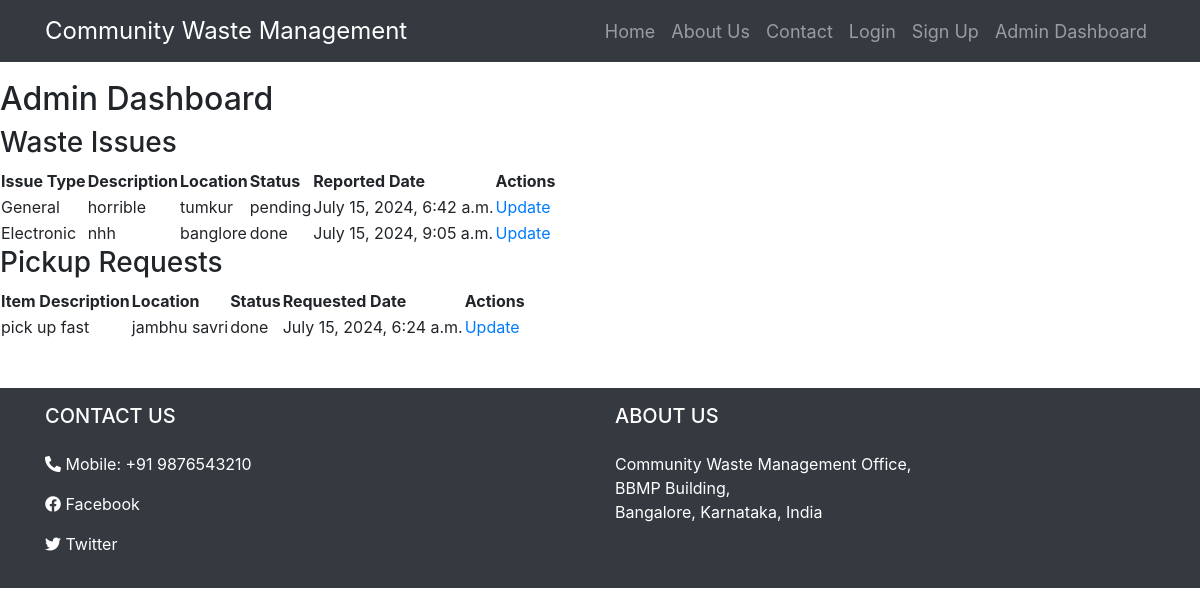
Page /admin-dashboard/ (signed in) on the committed database.
### waste/models.py (models this page shows, shortened)
class WasteIssue(models.Model):
    ISSUE_TYPES = [
        ('General', 'General'),
        ('Electronic', 'Electronic'),
        ('Hazardous', 'Hazardous'),
    ]
    issue_type = models.CharField(max_length=20, choices=ISSUE_TYPES)
    description = models.TextField()
    location = models.CharField(max_length=100)
    status = models.CharField(max_length=20, default='Pending')
    reported_date = models.DateTimeField(default=timezone.now)
    reported_by = models.ForeignKey(settings.AUTH_USER_MODEL, on_delete=models.CASCADE, related_name='issues', null=True)

class PickupRequest(models.Model):
    item_description = models.TextField()
    location = models.CharField(max_length=100)
    status = models.CharField(max_length=20, default='Pending')
    requested_date = models.DateTimeField(default=timezone.now)
    requested_by = models.ForeignKey(settings.AUTH_USER_MODEL, on_delete=models.CASCADE, related_name='pickups', null=True)

### waste/views.py (the view)
# urls.py: path('admin-dashboard/', views.admin_dashboard, name='admin_dashboard'),
@login_required
def admin_dashboard(request):
    if not request.user.is_staff:
        return redirect('login')
    issues = WasteIssue.objects.all()
    pickups = PickupRequest.objects.all()
    return render(request, 'admin/admin_dashboard.html', {'issues': issues, 'pickups': pickups})

### waste/templates/admin/admin_dashboard.html (shortened to what this page needs)
{% extends 'base.html' %}
{% block content %}
<h2>Admin Dashboard</h2>
<h3>Waste Issues</h3>
<table>
    <thead>
        <tr>
            <th>Issue Type</th>
            <th>Description</th>
            <th>Location</th>
            <th>Status</th>
            <th>Reported Date</th>
            <th>Actions</th>
        </tr>
    </thead>
    <tbody>
        {% for issue in issues %}
        <tr>
            <td>{{ issue.issue_type }}</td>
            <td>{{ issue.description }}</td>
            <td>{{ issue.location }}</td>
            <td>{{ issue.status }}</td>
            <td>{{ issue.reported_date }}</td>
            <td><a href="{% url 'admin_update_issue' issue.id %}">Update</a></td>
        </tr>
        {% empty %}
        <tr>
            <td colspan="6">No issues reported yet.</td>
        </tr>
        {% endfor %}
    </tbody>
</table>
<h3>Pickup Requests</h3>
<table>
    <thead>
        <tr>
            <th>Item Description</th>
            <th>Location</th>
            <th>Status</th>
            <th>Requested Date</th>
            <th>Actions</th>
        </tr>
    </thead>
    <tbody>
        {% for pickup in pickups %}
        <tr>
            <td>{{ pickup.item_description }}</td>
            <td>{{ pickup.location }}</td>
            <td>{{ pickup.status }}</td>
            <td>{{ pickup.requested_date }}</td>
            <td><a href="{% url 'admin_update_pickup' pickup.id %}">Update</a></td>
        </tr>
        {% empty %}
        <tr>
            <td colspan="5">No pickup requests yet.</td>
        </tr>
        {% endfor %}
    </tbody>
</table>
{% endblock %}

### waste/templates/base.html (shortened to what this page needs)
<!DOCTYPE html>
<html lang="en">
<head>
    <link rel="stylesheet" href="https://stackpath.bootstrapcdn.com/bootstrap/4.5.2/css/bootstrap.min.css">
    <link rel="stylesheet" href="https://cdnjs.cloudflare.com/ajax/libs/font-awesome/5.15.4/css/all.min.css">
</head>
<body>
    <header>
        <nav class="navbar navbar-expand-lg navbar-dark bg-dark fixed-top header-background">
            <div class="container">
                <a class="navbar-brand" href="{% url 'home' %}">Community Waste Management</a>
                <div class="collapse navbar-collapse" id="navbarNav">
                    <ul class="navbar-nav ml-auto">
                        <li class="nav-item">
                            <a class="nav-link" href="{% url 'home' %}">Home</a>
                        </li>
                        <li class="nav-item">
                            <a class="nav-link" href="{% url 'about' %}">About Us</a>
                        </li>
                        <li class="nav-item">
                            <a class="nav-link" href="{% url 'contact' %}">Contact</a>
                        </li>
                        <li class="nav-item">
                            <a class="nav-link" href="{% url 'login' %}">Login</a>
                        </li>
                        <li class="nav-item">
                            <a class="nav-link" href="{% url 'signup' %}">Sign Up</a>
                        </li>
                        <li class="nav-item">
                            <a class="nav-link" href="{% url 'admin_dashboard' %}">Admin Dashboard</a>
                        </li>
                    </ul>
                </div>
            </div>
        </nav>
    </header>
    <main>
        {% block content %}{% endblock %}
    </main>
    <br>
    <br>
    <footer class="footer mt-auto py-3">
        <div class="container">
            <div class="row">
                <div class="col-md-6">
                    <div class="footer-content">
                        <h5 class="text-uppercase mb-4">Contact Us</h5>
                        <div class="footer-contact">
                            <p><i class="fas fa-phone-alt"></i> Mobile: +91 9876543210</p>
                            <p><i class="fab fa-facebook"></i> <a
                                    href="https://www.facebook.com/communitywastemanagement">Facebook</a></p>
                            <p><i class="fab fa-twitter"></i> <a
                                    href="https://www.twitter.com/communitywaste">Twitter</a></p>
                        </div>
                    </div>
                </div>
                <div class="col-md-6">
                    <div class="footer-content">
                        <h5 class="text-uppercase mb-4">About Us</h5>
                        <p>Community Waste Management Office,<br>
                            BBMP Building, <br>
                            Bangalore, Karnataka, India</p>
                    </div>
                </div>
            </div>
        </div>
    </footer>
</body>
</html>

### waste/templates/base.html (style rules this page uses)
body { padding-top: 80px; }
.navbar { font-size: 18px; }
.header-background { background-color: #343a40; }
.header-background .navbar-brand { font-size: 24px; }
.footer { background-color: #343a40; color: #ffffff; padding-top: 20px; }
.footer a { color: #ffffff; }

### rows in the picture
WasteIssue: issue_type "General", description "horrible", location "tumkur", status "pending", reported_date "July 15, 2024, 6:42 a.m."
WasteIssue: issue_type "Electronic", description "nhh", location "banglore", status "done", reported_date "July 15, 2024, 9:05 a.m."
PickupRequest: item_description "pick up fast", location "jambhu savri", status "done", requested_date "July 15, 2024, 6:24 a.m."
